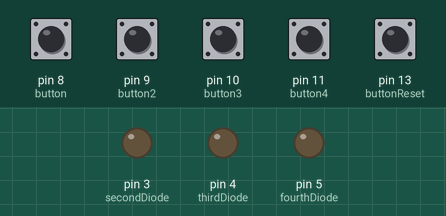
The sketch below on a simulated Arduino Uno, built with avr-gcc and run on an emulated ATmega328P. Shown: output pins drawn as LEDs (lit = HIGH). Inputs (shaded band) come from the test bench; at power-on: pin 8 (button), pin 9 (button2), pin 10 (button3), pin 11 (button4), pin 13 (buttonReset) HIGH.

Above: at 1.2 s.
1.3 s: pin 9 (button2) pulled LOW for 0.15 s
At 1.7 s:
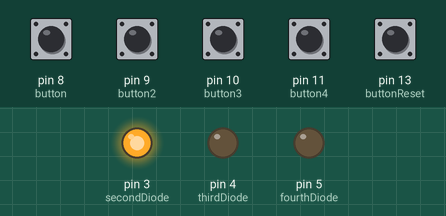
2.9 s: pin 10 (button3) pulled LOW for 0.15 s
At 4.1 s:
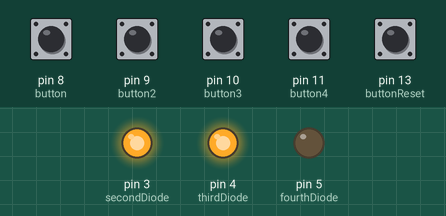
4.5 s: pin 11 (button4) pulled LOW for 0.15 s
At 5.4 s:
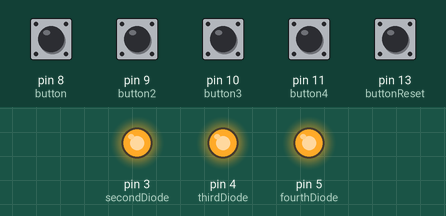
6.1 s: pin 11 (button4) pulled LOW for 1 s
At 6.6 s:
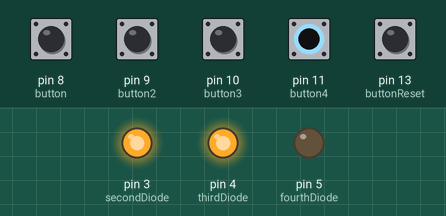
8.6 s: pin 9 (button2) pulled LOW for 1 s
At 9.7 s:
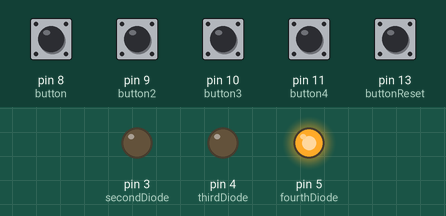
11.1 s: pin 10 (button3) pulled LOW for 1 s
At 11.6 s:
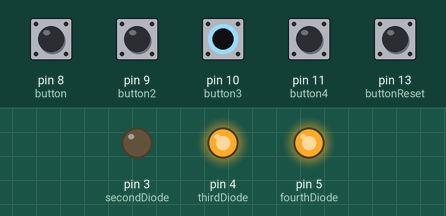
Timing chart, 0 to 14.1 s (numbered marks = the images above; inputs shaded):
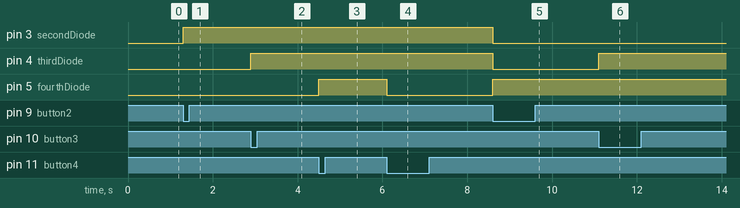

The sketch:

diodyGuzikBinarny.ino
```cpp
// Czerwony kabel - x1; Pomarańczowy kabel x2;
int firstDiode = 2;
int secondDiode = 3;
int thirdDiode = 4;
int fourthDiode = 5;
int myNumb=0;

const int buttonReset=13;

const int button=8;
const int button2=9;
const int button3=10;
const int button4=11;

int buttonResetState=0;
int buttonState=0;
int buttonState2=0;
int buttonState3=0;
int buttonState4=0;

int delayTime = 250;

String toBinary(int num){
    int base = num;
    String output = "0000";
    while(base>0){
        int factor = 1;
        int exp = 0;
        while(factor*2 <= base){
            factor*=2;
            exp++;
        }
        base-=factor;
        output[exp]= '1';
    }
    return output;
}
void displayIt(String line){
    if(line.charAt(0) == '1'){
        digitalWrite(firstDiode, HIGH);
    }else{
        digitalWrite(firstDiode, LOW);
    }
    if(line.charAt(1) == '1'){
        digitalWrite(secondDiode, HIGH);
    }else{
        digitalWrite(secondDiode, LOW);
    }
    if(line.charAt(2) == '1'){
        digitalWrite(thirdDiode, HIGH);
    }else{
        digitalWrite(thirdDiode, LOW);
    }
    if(line.charAt(3) == '1'){
        digitalWrite(fourthDiode, HIGH);
    }else{
      digitalWrite(fourthDiode, LOW);
    }
}
void setup() {


    pinMode(firstDiode,OUTPUT);
    pinMode(secondDiode,OUTPUT);
    pinMode(thirdDiode,OUTPUT);
    pinMode(fourthDiode,OUTPUT);
    Serial.begin(9600);
    pinMode(button, INPUT);
    pinMode(button2, INPUT);
    pinMode(button3, INPUT);
     pinMode(button4, INPUT);
      pinMode(buttonReset, INPUT);

}

void loop() {

  buttonState=digitalRead(button);
  buttonState2=digitalRead(button2);
  buttonState3=digitalRead(button3);
  buttonState4=digitalRead(button4);
  buttonResetState=digitalRead(buttonReset);

    while(buttonState==HIGH && buttonState2==HIGH && buttonState3==HIGH && buttonState4==HIGH){
      buttonState=digitalRead(button);
      buttonState2=digitalRead(button2);
      buttonState3=digitalRead(button3);
      buttonState4=digitalRead(button4);
      buttonResetState=digitalRead(buttonReset);
      if(buttonResetState==LOW){
        myNumb=0;
        break;
      }
      if(buttonState==LOW){
        myNumb++;
        break;
      }
      if(buttonState2==LOW){
        myNumb+=2;
        break;
      }
      if(buttonState3==LOW){
        myNumb+=4;
        break;
      }
      if(buttonState4==LOW){
        myNumb+=8;
        break;
      }
    }
    if(myNumb==16){
      myNumb=0;
    }
    displayIt(toBinary(myNumb));
    delay(delayTime);
}
```

Measured:
- after the input at 1.3 s, pin 3 (secondDiode): LOW → HIGH at once
- after the input at 2.9 s, pin 4 (thirdDiode): LOW → HIGH at once
- after the input at 4.5 s, pin 5 (fourthDiode): LOW → HIGH at once
- after the input at 6.1 s, pin 5 (fourthDiode): HIGH → LOW at once
- after the input at 8.6 s, pin 3 (secondDiode), pin 4 (thirdDiode): HIGH → LOW at once; pin 5 (fourthDiode): LOW → HIGH at once
- after the input at 11.1 s, pin 4 (thirdDiode): LOW → HIGH at once
